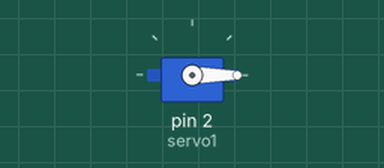
This sketch was run on a simulated Arduino Uno, built with avr-gcc and run on an emulated ATmega328P. Parts: servo.

Above: at 0.05 s.
At 1.5 s:
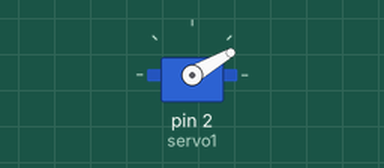
At 3.0 s:
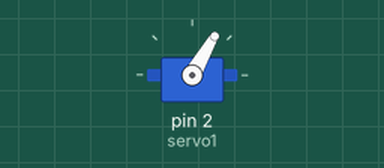
At 6.0 s:
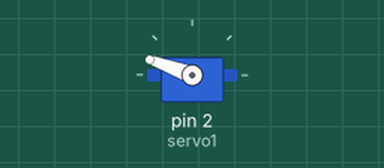
Timing chart, 0 to 7.8 s (numbered marks = the images above):
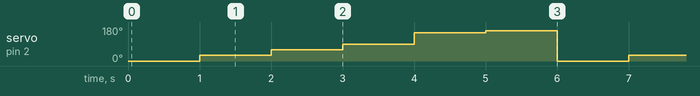

Measured:
- by itself, servo on pin 2 (servo1): repeats every 6.0 s: 60° 1.0 s, 90° 1.0 s, 150° 1.0 s, 160° 1.0 s, 0° 1.0 s, 30° 1.0 s

The sketch:

surprising_vihelmo_jarv1__1_.ino
```cpp
#include <Servo.h>

// C++ code
//
Servo servo1;
void setup()
{
  servo1.attach(2);
}

void loop()
{
 servo1.write(0);
  delay(1000);
  servo1.write(30);
  delay(1000);
  servo1.write(60);
  delay(1000);
  servo1.write(90);
  delay(1000);
  servo1.write(150);
  delay(1000);
  servo1.write(160);
  delay(1000);
}
```
